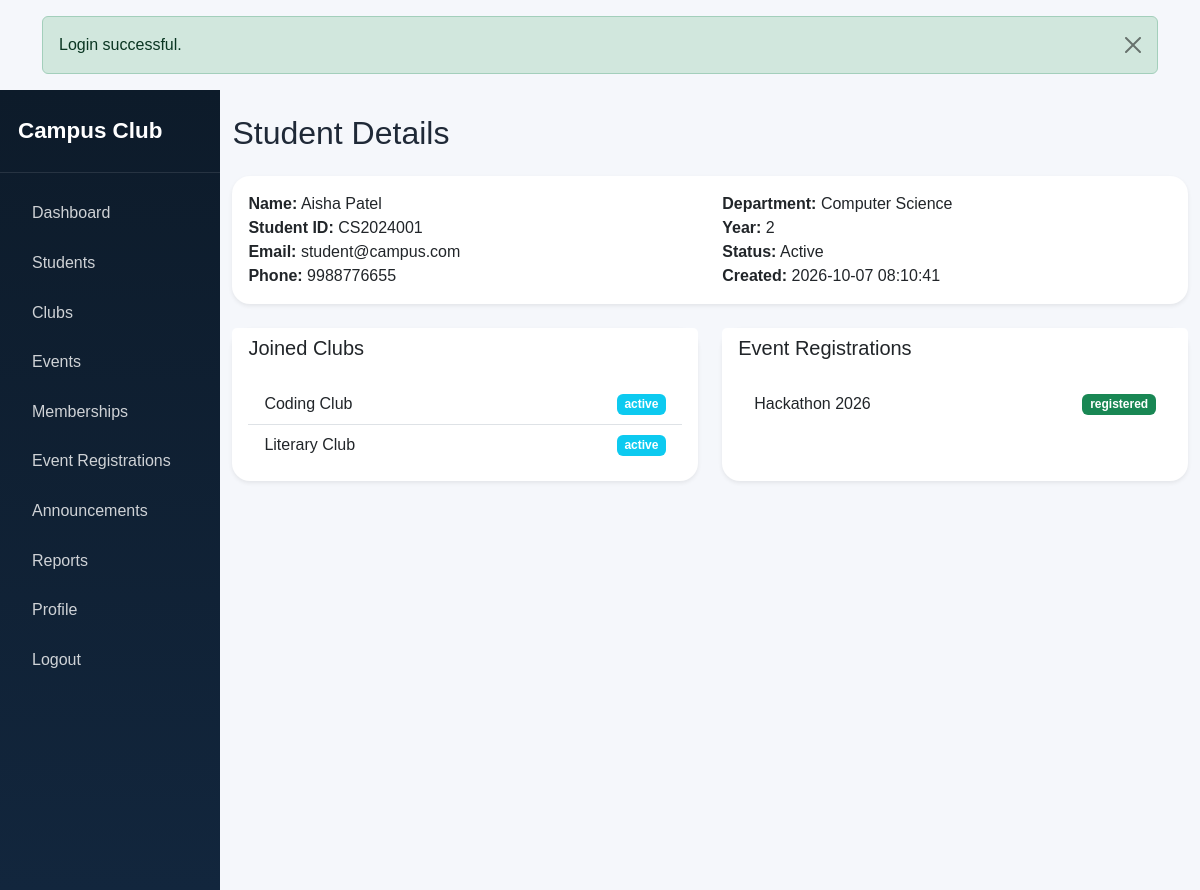
Page /admin/student_view.php?id=2 (signed in) on the committed database.
### tables this page shows
CREATE TABLE `users` (
  `id` INT AUTO_INCREMENT PRIMARY KEY,
  `student_id` VARCHAR(100) NOT NULL UNIQUE,
  `name` VARCHAR(150) NOT NULL,
  `email` VARCHAR(150) NOT NULL UNIQUE,
  `password` VARCHAR(255) NOT NULL,
  `phone` VARCHAR(20) DEFAULT NULL,
  `department` VARCHAR(100) NOT NULL,
  `year` VARCHAR(20) NOT NULL,
  `role` ENUM('admin','student') NOT NULL DEFAULT 'student',
  `status` ENUM('active','inactive') NOT NULL DEFAULT 'active',
  `created_at` TIMESTAMP DEFAULT CURRENT_TIMESTAMP,
  INDEX `idx_user_email` (`email`),
  INDEX `idx_user_student_id` (`student_id`)
);

CREATE TABLE `memberships` (
  `id` INT AUTO_INCREMENT PRIMARY KEY,
  `user_id` INT NOT NULL,
  `club_id` INT NOT NULL,
  `status` ENUM('active','pending','rejected') NOT NULL DEFAULT 'active',
  `joined_at` TIMESTAMP DEFAULT CURRENT_TIMESTAMP,
  UNIQUE KEY `uq_membership` (`user_id`, `club_id`),
  FOREIGN KEY (`user_id`) REFERENCES `users`(`id`) ON DELETE CASCADE,
  FOREIGN KEY (`club_id`) REFERENCES `clubs`(`id`) ON DELETE CASCADE
);

CREATE TABLE `clubs` (
  `id` INT AUTO_INCREMENT PRIMARY KEY,
  `name` VARCHAR(150) NOT NULL,
  `description` TEXT NOT NULL,
  `category` VARCHAR(100) NOT NULL,
  `faculty_coordinator` VARCHAR(150) NOT NULL,
  `contact_email` VARCHAR(150) NOT NULL,
  `meeting_location` VARCHAR(180) NOT NULL,
  `meeting_schedule` VARCHAR(120) NOT NULL,
  `image` VARCHAR(255) DEFAULT NULL,
  `status` ENUM('active','inactive') NOT NULL DEFAULT 'active',
  `created_at` TIMESTAMP DEFAULT CURRENT_TIMESTAMP,
  INDEX `idx_club_category` (`category`),
  INDEX `idx_club_name` (`name`)
);

CREATE TABLE `event_registrations` (
  `id` INT AUTO_INCREMENT PRIMARY KEY,
  `user_id` INT NOT NULL,
  `event_id` INT NOT NULL,
  `registered_at` TIMESTAMP DEFAULT CURRENT_TIMESTAMP,
  `status` ENUM('registered','cancelled') NOT NULL DEFAULT 'registered',
  UNIQUE KEY `uq_event_registration` (`user_id`, `event_id`),
  FOREIGN KEY (`user_id`) REFERENCES `users`(`id`) ON DELETE CASCADE,
  FOREIGN KEY (`event_id`) REFERENCES `events`(`id`) ON DELETE CASCADE
);

CREATE TABLE `events` (
  `id` INT AUTO_INCREMENT PRIMARY KEY,
  `club_id` INT NOT NULL,
  `title` VARCHAR(180) NOT NULL,
  `description` TEXT NOT NULL,
  `event_date` DATE NOT NULL,
  `event_time` TIME NOT NULL,
  `venue` VARCHAR(180) NOT NULL,
  `max_participants` INT NOT NULL,
  `registration_deadline` DATE NOT NULL,
  `image` VARCHAR(255) DEFAULT NULL,
  `status` ENUM('open','closed') NOT NULL DEFAULT 'open',
  `created_at` TIMESTAMP DEFAULT CURRENT_TIMESTAMP,
  FOREIGN KEY (`club_id`) REFERENCES `clubs`(`id`) ON DELETE CASCADE,
  INDEX `idx_event_date` (`event_date`),
  INDEX `idx_event_title` (`title`)
);

### config/auth.php (called while the page is built, shortened)
<?php
function e($value): string
{
    return htmlspecialchars((string)$value, ENT_QUOTES, 'UTF-8');
}

### admin/student_view.php (the view, shortened to what this page needs)
<?php
require_once __DIR__ . '/../config/auth.php';
include __DIR__ . '/../includes/header.php';
$pdo = getPDO();
$id = (int)($_GET['id'] ?? 0);
$user = $pdo->prepare('SELECT * FROM users WHERE id = ? AND role = "student"');
$user->execute([$id]);
$student = $user->fetch();
$clubs = $pdo->prepare('SELECT c.*, m.status AS membership_status FROM memberships m JOIN clubs c ON c.id = m.club_id WHERE m.user_id = ?');
$clubs->execute([$id]);
$events = $pdo->prepare('SELECT e.*, er.status AS reg_status FROM event_registrations er JOIN events e ON e.id = er.event_id WHERE er.user_id = ?');
$events->execute([$id]);
?>
<div class="d-flex">
    <?php include __DIR__ . '/../includes/sidebar.php'; ?>
    <main class="main-content">
        <div class="container-fluid py-4">
            <h2 class="mb-4">Student Details</h2>
            <div class="card shadow-sm border-0 mb-4">
                <div class="card-body">
                    <div class="row">
                        <div class="col-md-6"><strong>Name:</strong> <?= e($student['name']) ?><br><strong>Student ID:</strong> <?= e($student['student_id']) ?><br><strong>Email:</strong> <?= e($student['email']) ?><br><strong>Phone:</strong> <?= e($student['phone']) ?></div>
                        <div class="col-md-6"><strong>Department:</strong> <?= e($student['department']) ?><br><strong>Year:</strong> <?= e($student['year']) ?><br><strong>Status:</strong> <?= e(ucfirst($student['status'])) ?><br><strong>Created:</strong> <?= e($student['created_at']) ?></div>
                    </div>
                </div>
            </div>
            <div class="row g-4">
                <div class="col-lg-6">
                    <div class="card shadow-sm border-0 h-100">
                        <div class="card-header bg-white border-0"><h5 class="mb-0">Joined Clubs</h5></div>
                        <div class="card-body">
                            <?php if ($clubs->rowCount() > 0): ?>
                                <ul class="list-group list-group-flush">
                                    <?php foreach ($clubs->fetchAll() as $club): ?>
                                        <li class="list-group-item d-flex justify-content-between align-items-center">
                                            <span><?= e($club['name']) ?></span>
                                            <span class="badge bg-info"><?= e($club['membership_status']) ?></span>
                                        </li>
                                    <?php endforeach; ?>
                                </ul>
                            <?php else: ?>
                                <p class="text-muted mb-0">No club memberships found.</p>
                            <?php endif; ?>
                        </div>
                    </div>
                </div>
                <div class="col-lg-6">
                    <div class="card shadow-sm border-0 h-100">
                        <div class="card-header bg-white border-0"><h5 class="mb-0">Event Registrations</h5></div>
                        <div class="card-body">
                            <?php if ($events->rowCount() > 0): ?>
                                <ul class="list-group list-group-flush">
                                    <?php foreach ($events->fetchAll() as $event): ?>
                                        <li class="list-group-item d-flex justify-content-between align-items-center">
                                            <span><?= e($event['title']) ?></span>
                                            <span class="badge bg-success"><?= e($event['reg_status']) ?></span>
                                        </li>
                                    <?php endforeach; ?>
                                </ul>
                            <?php else: ?>
                                <p class="text-muted mb-0">No event registrations found.</p>
                            <?php endif; ?>
                        </div>
                    </div>
                </div>
            </div>
        </div>
    </main>
</div>
<?php include __DIR__ . '/../includes/footer.php'; ?>

### assets/css/style.css (style rules this page uses)
.card { border-radius: 18px; }
.main-content { width: 100%; min-height: 100vh; background: #f5f7fb; }

### rows in the picture
users: name "Aisha Patel", student "CS2024001", email "student@campus.com", phone "9988776655", department "Computer Science", year "2", status "Active", created_at "2026-10-07 08:10:41"
memberships: club.name "Coding Club", status "active"
memberships: club.name "Literary Club", status "active"
event_registrations: event.title "Hackathon 2026", status "registered"

### other values in the picture
$message "Login successful."
